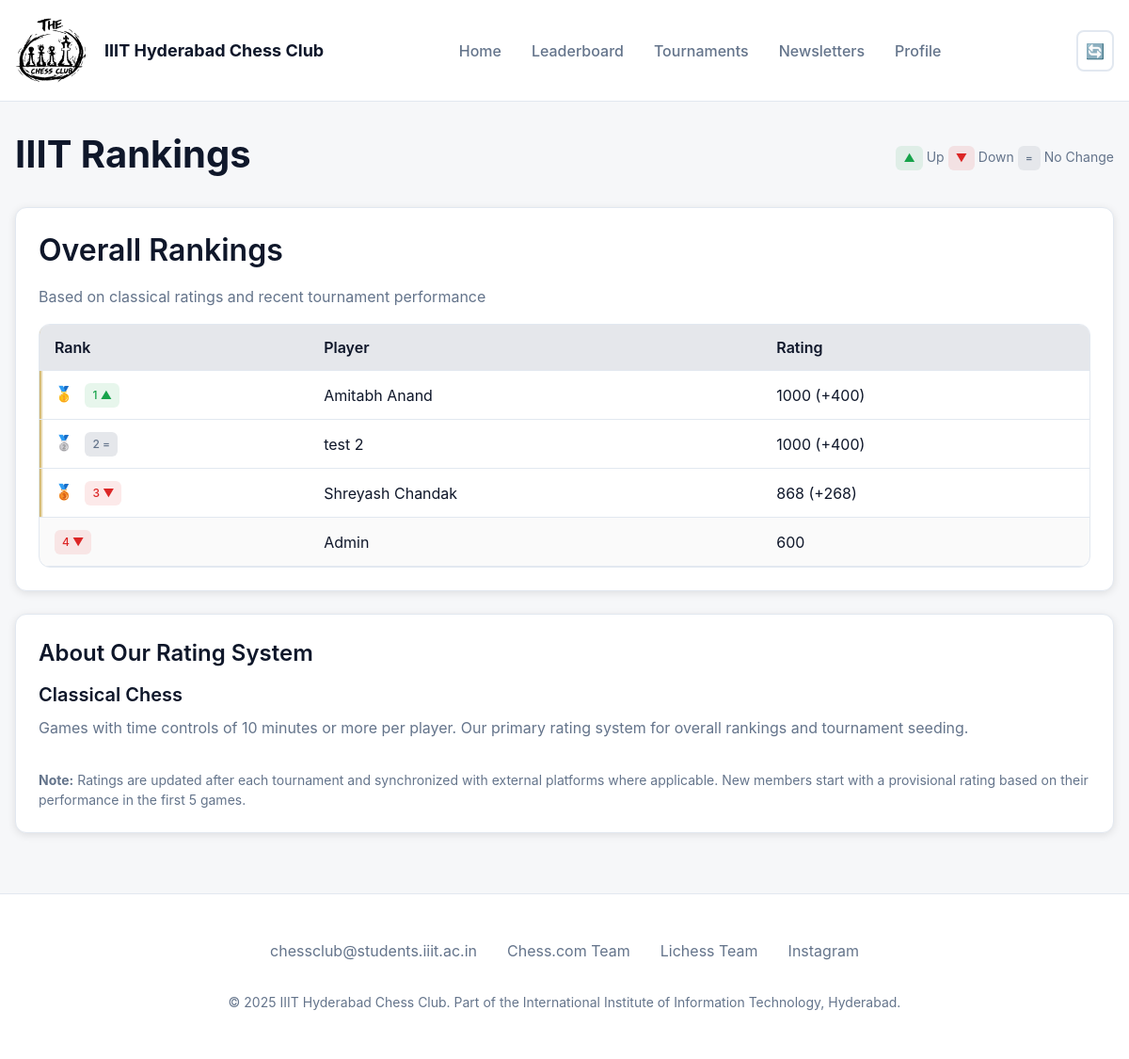
The app's page /leaderboard with its own data.
### accounts/models.py (models this page shows, shortened)
class User(AbstractUser):
    def __str__(self):
        return f"{self.username}"

class UserProfile(models.Model):
    user = models.OneToOneField(User, on_delete=models.CASCADE, related_name="profile")
    rating = models.IntegerField(default=600)
    last_rating = models.IntegerField(default=600)
    rank = models.IntegerField(default=0)
    last_rank = models.IntegerField(default=0)
    chessdotcom = models.CharField(max_length=64, blank=True, null=True)
    lichess = models.CharField(max_length=64, blank=True, null=True)

### leaderboard/views.py (the view)
# urls.py: path('', include('leaderboard.urls')),
def leaderboard(request):
    users = User.objects.all().order_by('-profile__rating')
    leaderboard_data = []
    with transaction.atomic():
        for index, user in enumerate(users, start=1):
            profile = user.profile
            current_rank = index
            if profile.rank != current_rank:
                profile.last_rank = profile.rank or current_rank
                profile.rank = current_rank
                profile.save(update_fields=['rank', 'last_rank'])
            rank_change = (profile.last_rank or current_rank) - current_rank
            leaderboard_data.append({
                "user": user,
                "current_rank": current_rank,
                "rank_change": rank_change,
                "moved_up": current_rank < profile.last_rank,
                "moved_down": current_rank > profile.last_rank,
                "rating_change": profile.rating - profile.last_rating,
            })
    return render(request, 'leaderboard.html', {"leaderboard": leaderboard_data})

### IIITChessClub/templates/leaderboard.html (shortened to what this page needs)
<!DOCTYPE html>
{% load static %}
<html lang="en">
<head>
  <link rel="stylesheet" href="{% static 'css/styles.css' %}">
</head>
<body>
  <nav class="navbar">
    <div class="container">
      <div class="nav-content">
        <a href="{% url 'home' %}" class="nav-logo">
          IIIT Hyderabad Chess Club
        </a>
        <ul class="nav-links">
          <li><a href="{% url 'home' %}" class="nav-link">Home</a></li>
          <li><a href="{% url 'leaderboard' %}" class="nav-link active">Leaderboard</a></li>
          <li><a href="{% url 'tournaments' %}" class="nav-link">Tournaments</a></li>
          <li><a href="{% url 'newsletters' %}" class="nav-link">Newsletters</a></li>
          <li><a href="{% url 'profile' %}" class="nav-link">Profile</a></li>
        </ul>
        <div class="nav-controls">
          <button class="theme-toggle" aria-label="Toggle theme">🔄</button>
        </div>
      </div>
    </div>
  </nav>
  <main class="container" style="margin-top: 2rem;">
    <div class="flex items-center justify-between mb-6">
      <h1>IIIT Rankings</h1>
      <div class="text-muted" style="font-size: 0.875rem;">
        <span class="badge badge-success">▲</span> Up
        <span class="badge badge-danger">▼</span> Down
        <span class="badge badge-neutral">=</span> No Change
      </div>
    </div>
    <div class="card mb-6">
      <h2>Overall Rankings</h2>
      <p class="text-muted mb-4">Based on classical ratings and recent tournament performance</p>
      <div class="table-container">
        <div class="table-scroll">
          <table class="table leaderboard" id="overall-rankings">
            <thead>
              <tr>
                <th>Rank</th>
                <th>Player</th>
                <th>Rating</th>
              </tr>
            </thead>
            <tbody>
              {% for entry in leaderboard %}
              <tr>
                <td>
                  {% if entry.moved_up %}
                    <span class="badge badge-success">{{ entry.current_rank }} ▲</span>
                  {% elif entry.moved_down %}
                    <span class="badge badge-danger">{{ entry.current_rank }} ▼</span>
                  {% else %}
                    <span class="badge badge-neutral">{{ entry.current_rank }} =</span>
                  {% endif %}
                </td>
                <td>{{ entry.user.first_name }} {{ entry.user.last_name }}</td>
                <td>
                  {{ entry.user.profile.rating }}
                  {% with entry.rating_change as change %}
                    {% if change > 0 %}
                      <span class="text-success">(+{{ change }})</span>
                    {% elif change < 0 %}
                      <span class="text-danger">({{ change }})</span>
                    {% endif %}
                  {% endwith %}
                </td>
              </tr>
              {% endfor %}
            </tbody>
          </table>
        </div>
      </div>
    </div>
    <div class="card mt-6">
      <h3>About Our Rating System</h3>
      <div class="grid grid-2">
        <div>
          <h4>Classical Chess</h4>
          <p>Games with time controls of 10 minutes or more per player. Our primary rating system for overall rankings and tournament seeding.</p>
        </div>
      </div>
      <div class="mt-4 text-muted" style="font-size: 0.875rem;">
        <strong>Note:</strong> Ratings are updated after each tournament and synchronized with external platforms where applicable.
        New members start with a provisional rating based on their performance in the first 5 games.
      </div>
    </div>
  </main>
  <footer class="footer">
    <div class="container">
      <div class="footer-content">
        <div class="footer-links">
          <a href="mailto:chessclub@students.iiit.ac.in">chessclub@students.iiit.ac.in</a>
          <a href="#">Chess.com Team</a>
          <a href="#">Lichess Team</a>
          <a href="https://www.instagram.com/chessclub.iiith">Instagram</a>
        </div>
        <div class="footer-info">
          <p>&copy; 2025 IIIT Hyderabad Chess Club. Part of the International Institute of Information Technology, Hyderabad.</p>
        </div>
      </div>
    </div>
  </footer>
</body>
</html>

### records on screen
User: current_rank "1", user.first_name "Amitabh", user.last_name "Anand", user.profile.rating "1000", rating_change "400"
User: current_rank "2", user.first_name "test", user.last_name "2", user.profile.rating "1000", rating_change "400"
User: current_rank "3", user.first_name "Shreyash", user.last_name "Chandak", user.profile.rating "868", rating_change "268"
User: current_rank "4", user.first_name "Admin", user.profile.rating "600"
